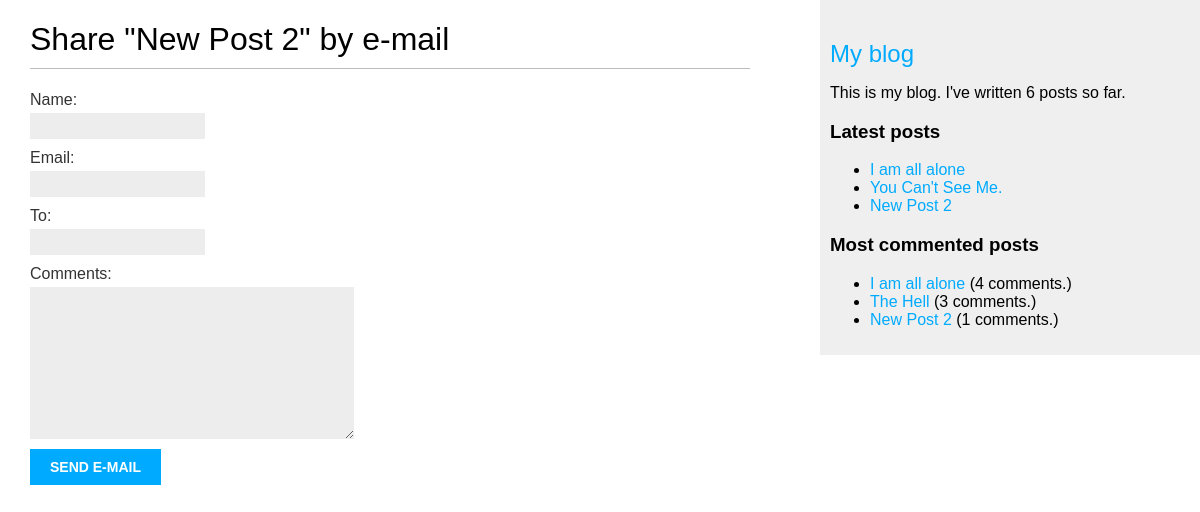
/5/share/, run on an earlier commit of the app's database.
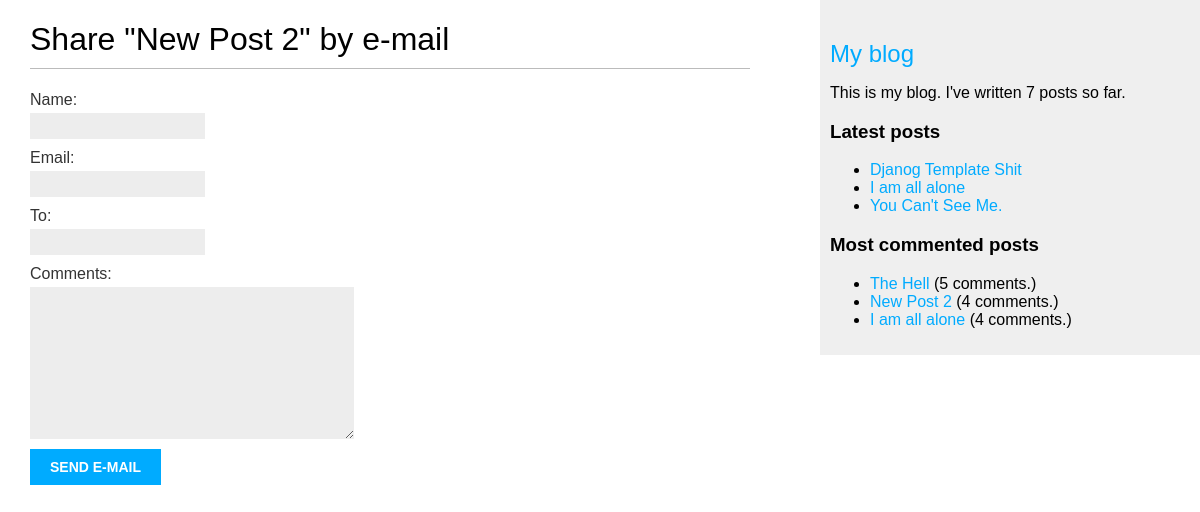
And on a later commit of the database.
### blog/models.py (models this page shows, shortened)
class Post(models.Model):
  class Status(models.TextChoices):
    DRAFT = 'DF','Draft'
    PUBLISHED = 'PB','Published'
  title = models.CharField(max_length=255)
  slug = models.SlugField(max_length=255,unique_for_date="published")
  body = models.TextField()
  published = models.DateTimeField(default = timezone.now)
  created = models.DateTimeField(auto_now_add=True)
  updated = models.DateTimeField(auto_now = True)
  status = models.CharField(max_length=2,choices=Status.choices, default=Status.DRAFT)
  author = models.ForeignKey(User,on_delete=models.CASCADE,related_name='blog_posts')
  objects = models.Manager()
  published_posts = PublishedManager()
  tags = TaggableManager()
  class Meta:
    ordering = ['-published']
    indexes = [
      models.Index(fields=['-published']),
    ]
  def get_absolute_url(self):
      return reverse("blog:post_detail",args=[self.published.year,
                                              self.published.month,
                                              self.published.day,
                                              self.slug])

### blog/views.py (the view)
# urls.py: path('<int:post_id>/share/',views.post_share,name='post_share'),
def post_share(request,post_id):
  post = get_object_or_404(Post,id=post_id,status=Post.Status.PUBLISHED)
  if request.method=='POST':
    form = EmailPostForm(request.POST)
    if form.is_valid():
      cd = form.cleaned_data
      post_url = request.build_absolute_uri(post.get_absolute_url())
      subject = f"{cd['name']} recommends you read "\
                f"{post.title}"
      message = f"Read {post.title} at {post_url}\n\n"\
                f"{cd['name']}\'s comments:{cd['comments']}"
      send_mail(subject,message,os.environ.get('EMAIL'),[cd['to']])
      sent = True
  else:
    sent=False
    form = EmailPostForm()
  return render(request,'blog/post/share.html',{'post':post,'form':form,'sent':sent})

### blog/forms.py
class EmailPostForm(forms.Form):
  name = forms.CharField(max_length=255)
  email = forms.EmailField()
  to = forms.EmailField()
  comments = forms.CharField(required=False,widget=forms.Textarea)

### blog/models.py (called while the page is built)
  def get_queryset(self) -> QuerySet:
    return super().get_queryset() \
                  .filter(status=Post.Status.PUBLISHED)

### blog/templatetags/blog_tags.py (called while the page is built)
@register.simple_tag
def total_posts():
  return Post.published_posts.count()

@register.inclusion_tag('blog/post/latest_posts.html')
def show_latest_posts(count=5):
  latest_posts = Post.published_posts.order_by('-published')[:count]
  return {'latest_posts':latest_posts}

@register.simple_tag
def get_most_commented_posts(count=3):
  return Post.published_posts.annotate(
    total_comments=Count('comments')
  ).order_by('-total_comments')[:count]

### blog/templates/blog/post/share.html (shortened to what this page needs)
{% extends "blog/base.html" %}
{% block content %}
  {% if sent %}
    <h1>E-mail successfully sent.</h1>
    <p>
      "{{post.title}}" was successfully sent to {{form.cleaned_data.to}}.
    </p>
  {% else %}
    <h1>Share "{{post.title}}" by e-mail</h1>
    <form method='post'>
      {{form.as_p}}
      <input type='submit' value='Send e-mail'>
    </form>
  {% endif %}
{% endblock  %}

### blog/templates/blog/base.html (shortened to what this page needs)
{% load blog_tags %}
{% load static %}
<!DOCTYPE html>
<html>
  <head>
    <link href="{% static 'css/blog.css' %}" rel='stylesheet'>
  </head>
  <body>
    <div id='content'>
      {% block content %}
      {% endblock %}
    </div>
  </body>
  <div id='sidebar'>
    <h2> <a href="{% url "blog:post_list" %}">My blog</a></h2>
    <p> This is my blog.
        I've written {% total_posts %} posts so far.
    </p>
    <h3>Latest posts</h3>
    {% show_latest_posts 3 %}
    <h3>Most commented posts</h3>
    {% get_most_commented_posts as most_commented_posts %}
    <ul>
      {% for post in most_commented_posts %}
        <li>
          <a href="{{post.get_absolute_url}}">{{post.title}}</a> ({{post.comments.count}} comments.)
        </li>
      {% endfor %}
    </ul>
  </div>
</html>

### blog/templates/blog/post/latest_posts.html
<ul>
  {% for post in latest_posts  %}
    <li>
      <a href="{{post.get_absolute_url}}">{{post.title}}</a>
    </li>
  {% endfor %}
</ul>

### static/css/blog.css (style rules this page uses)
body { margin:0; padding:0; font-family:helvetica, sans-serif; }
a { color:#00abff; text-decoration:none; }
h1 { font-weight:normal; border-bottom:1px solid #bbb; padding:0 0 10px 0; }
h2 { font-weight:normal; margin:30px 0 0; }
#content { float:left; width:60%; padding:0 0 0 30px; }
#sidebar { float:right; width:30%; padding:10px; background:#efefef; height:100%; }
label { float:left; clear:both; color:#333; margin-bottom:4px; }
input, textarea { clear:both; float:left; margin:0 0 10px; background:#ededed; border:0; padding:6px 10px; font-size:12px; }
input[type=submit] { font-weight:bold; background:#00abff; color:#fff; padding:10px 20px; font-size:14px; text-transform:uppercase; }

What changed in the data, as far as the page shows it:
no longer on one of the page's lists (row unchanged): Post: title "New Post 2"
computed for Post "New Post 2": comments.count "1" → "4"
added Post: title "Djanog Template Shit", shown under "Latest posts"
shown differently, row unchanged: Post "I am all alone": moves down the list
computed for Post "The Hell": comments.count "3" → "5"
Also different on the page:
text no longer shown: "6"
text now shown: "7"
